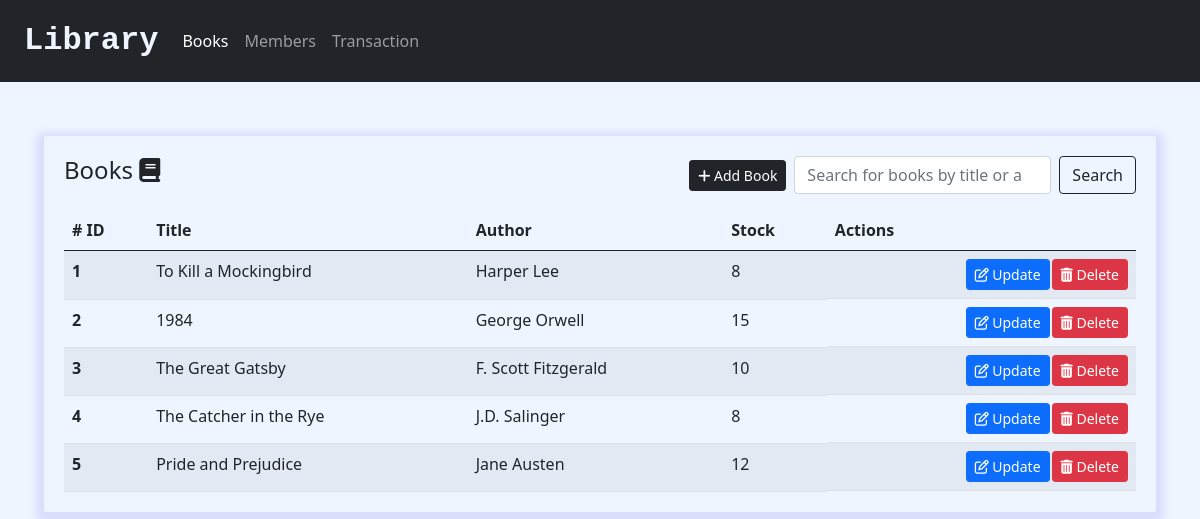
Before: /books with the older database file.
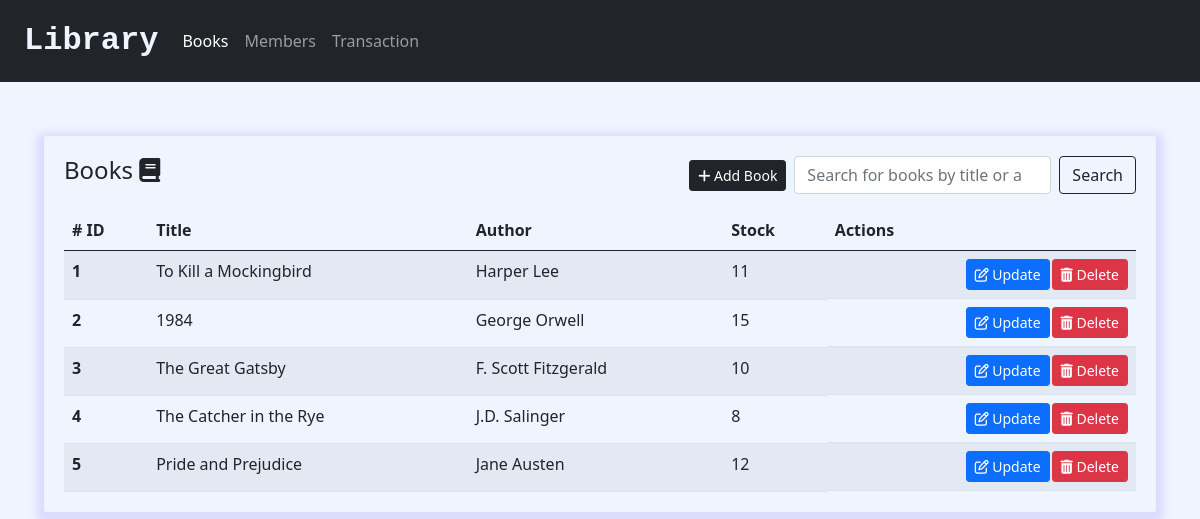
After: the same page with the newer database file.
### system/model.py (models this page shows, shortened)
class Book(db.Model):
    id = db.Column(db.Integer, primary_key=True)
    title = db.Column(db.String(100), nullable=False)
    author = db.Column(db.String(100), nullable=False)
    stock = db.Column(db.Integer, nullable=False)

### system/route.py (the view)
@app.route('/')
@app.route('/books')
def books():
    books = Book.query.all()
    return render_template('books.html', books=books)

### system/templates/books.html (shortened to what this page needs)
{% extends 'base.html' %}
{% block content %}
    <div class='content'>
        <div class="box">
            <div class='add'>
                <h4 class="">Books <i class='fa fa-book'></i></h4>
                <div class='d-flex gap-2'>
                    <a href='{{url_for("newBook")}}'>
                        <button type="button" class='btn btn-dark btn-sm btn-flat'><i class='fa fa-plus'></i> Add Book</button>
                    </a>
                    <form class="d-flex" action="{{ url_for('search_books') }}" method="GET">
                        <input class="form-control me-2" type="search" name="query" placeholder="Search for books by title or author" aria-label="Search">
                        <button class="btn btn-outline-dark" type="submit">Search</button>
                    </form>
                </div>
            </div>
            <div class="box-body">
                <table class="table table-striped table-hover">
                    <thead>
                        <tr>
                            <th scope="col"># ID</th>
                            <th scope="col">Title</th>
                            <th scope="col">Author</th>
                            <th scope="col">Stock</th>
                            <th scope="col">Actions</th>
                        </tr>
                    </thead>
                    <tbody>
                        {% if books %}
                            {% for book in books %}
                                <tr>
                                    <th scope="row">{{book.id}}</th>
                                    <td>{{book.title}}</td>
                                    <td>{{book.author}}</td>
                                    <td>{{book.stock}}</td>
                                    <td class="actions">
                                        <a href="{{url_for('updateBook', book_id=book.id)}}" >
                                            <button type="button" class='btn btn-primary btn-sm btn-flat'><i class='fa fa-edit'></i> Update</button>
                                        </a>
                                        <button type="button" class='btn btn-danger btn-sm delete btn-flat'
                                        data-bs-toggle="modal" data-bs-target="#exampleModal{{book.id}}"><i
                                            class='fa fa-trash'></i> Delete</button>
                                    </td>
                                </tr>
                            {% endfor %}
                        {% else %}
                            <tr>
                                <td colspan="5" class="text-center">No books found.</td>
                            </tr>
                        {% endif %}
                    </tbody>
                </table>
            </div>
        </div>
    </div>
{% endblock %}

Changed rows visible on the page:
changed Book "To Kill a Mockingbird": stock "8" → "11"
